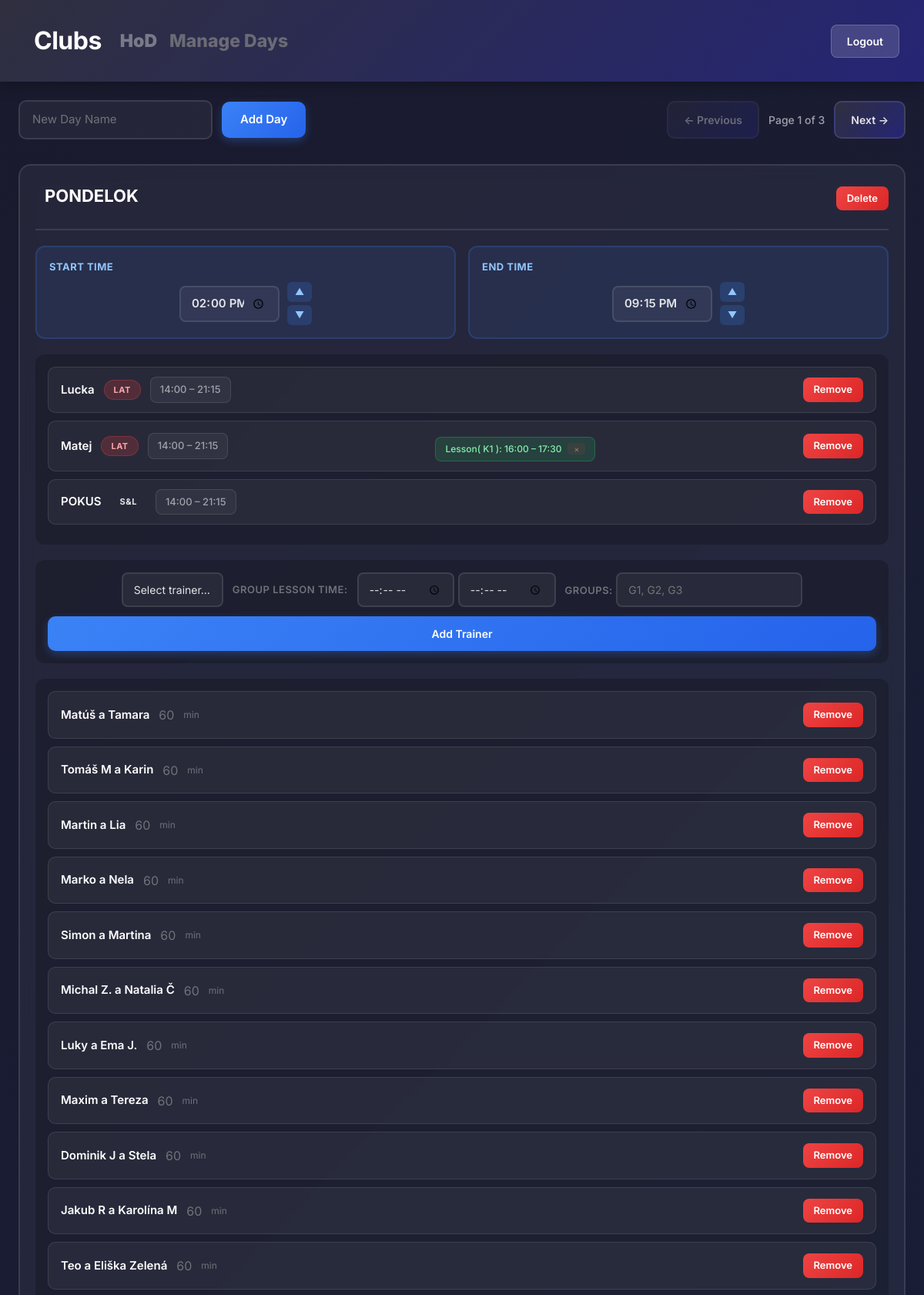
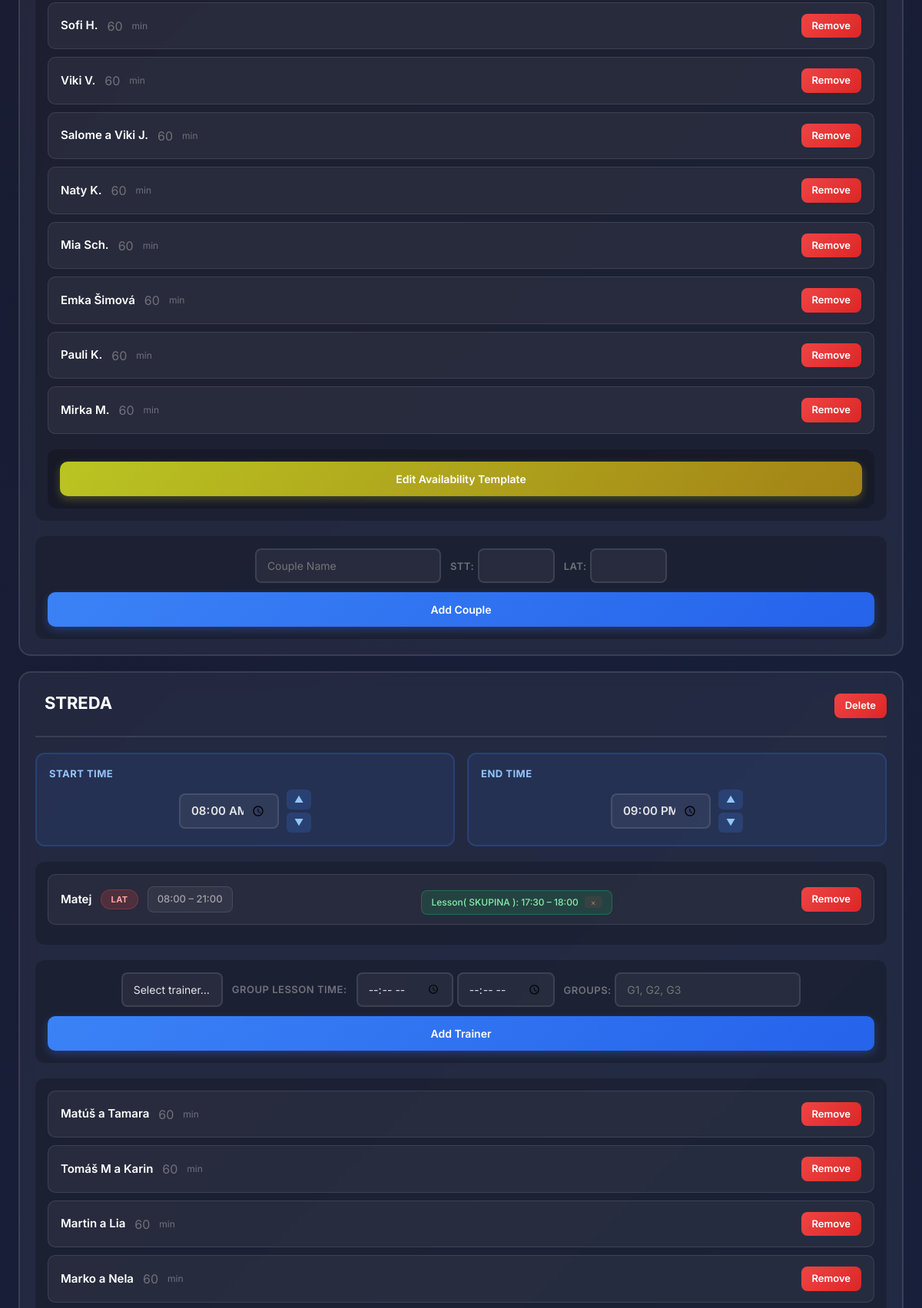
/club/16/manage_days/ (signed in, upper part), run on the app's committed database (2 pictures, top to bottom).
### TrainerClubs/models.py (models this page shows, shortened)
class Club(models.Model):
    club_owner = models.ForeignKey(User, on_delete=models.CASCADE, related_name='clubs')
    name = models.CharField(max_length=100)
    profile_picture = models.ImageField(upload_to='club_profiles/', blank=True, null=True)

### main/models.py (models this page shows, shortened)
class Day(models.Model):
    club = models.ForeignKey(Club, on_delete=models.CASCADE, related_name="day", blank=True, null=True)
    user = models.ForeignKey(User, on_delete=models.CASCADE, related_name='day')
    name = models.CharField(max_length=200)
    couples = models.ManyToManyField('Couple', related_name='days', blank=True)
    dancers = models.ManyToManyField('Dancer', related_name='days', blank=True)
    start_time = models.TimeField(default=time(8,0))
    end_time = models.TimeField(default=time(21,0))
    trainers = models.ManyToManyField('Trainer', related_name='day', blank=True)

class Trainer(models.Model):
    club = models.ForeignKey(Club, on_delete=models.CASCADE, related_name='trainer', null=True, blank=True)
    user = models.ForeignKey(User, on_delete=models.CASCADE, related_name='trainer', null=True, blank=True)
    uid = models.IntegerField(default=0)
    name = models.CharField(max_length = 200)
    group_lesson = models.ManyToManyField('GroupLesson', related_name='trainer', blank=True)
    start_time = models.TimeField()
    end_time = models.TimeField()
    focus = models.CharField(max_length=10, default="S&L")

class TrainerDayAvailability(models.Model):
    club = models.ForeignKey(Club, on_delete=models.CASCADE, related_name='trainer_availabilities', blank=True, null=True)
    user = models.ForeignKey(User, on_delete=models.CASCADE, related_name='trainer_availabilities')
    day = models.ForeignKey('Day', on_delete=models.CASCADE, related_name='trainer_availabilities')
    trainer = models.ForeignKey('Trainer', on_delete=models.CASCADE, related_name='day_availabilities')
    start_time = models.TimeField()
    end_time = models.TimeField()
    class Meta:
        unique_together = ('day', 'trainer')

class GroupLesson(models.Model):
    club = models.ForeignKey(Club, on_delete=models.CASCADE, related_name='group_lessons', blank=True, null=True)
    user = models.ForeignKey(User, on_delete=models.CASCADE, related_name='group_lessons')
    day = models.ForeignKey('Day', on_delete=models.CASCADE, related_name='group_lessons', null=True, blank=True)
    groups = models.ManyToManyField('Group', related_name='group_lessons', blank=True)
    time_interval_start = models.TimeField(default=time(0, 0))
    time_interval_end = models.TimeField(default=time(0, 0))

class Group(models.Model):
    club = models.ForeignKey(Club, on_delete=models.CASCADE, related_name='groups', null=True, blank=True)
    user = models.ForeignKey(User, on_delete=models.CASCADE, related_name='owned_groups')
    name = models.CharField(max_length=200)
    index = models.IntegerField(default=0)  # For sorting groups
    couples = []

class Couple(models.Model):
    user = models.ForeignKey(User, on_delete=models.CASCADE, related_name='couple')
    name = models.CharField(max_length=200)
    min_duration = models.IntegerField(default=60)
    uid = models.IntegerField(default=0)
    group = models.ForeignKey('Group', on_delete=models.CASCADE, related_name='couples', null=True, blank=True)
    dance_class_lat = models.CharField(max_length=100,)
    dance_class_stt = models.CharField(max_length=100,)

### main/views.py (the view)
# urls.py: path('club/<int:club_id>/manage_days/', views.manage_days, name='manage_days'),
@login_required
@login_required
def manage_days(request, club_id):
    all_days = request.user.day.all()
    groups = request.user.owned_groups.all()
    trainers = request.user.trainer.all()
    club = get_object_or_404(Club, id=club_id, club_owner=request.user)
    paginator = Paginator(all_days, 2)
    page_number = request.GET.get('page',1)
    page_obj = paginator.get_page(page_number)
    error_message = request.GET.get('error', None)
    success_message = request.GET.get('success', None)
    return render(request, 'manage_days.html', {
        'page_obj': page_obj,
        'days': page_obj.object_list,
        'groups': groups,
        'club': club,
        'trainers': trainers,
        'error_message': error_message,
        'success_message': success_message,
    })

### main/templates/manage_days.html (shortened to what this page needs)
<!DOCTYPE html>
{% load availability_tags %}
<html lang="en">
<head>
    <link href="https://cdn.jsdelivr.net/npm/bootstrap@5.3.0/dist/css/bootstrap.min.css" rel="stylesheet">
</head>
<body>
    <div class="header">
        <nav class="navbar navbar-expand-lg" style="background-color: none; margin: 0; padding: 0;">
            <div class="container-fluid" style="display: flex;">
                <a class="navbar-brand" href="/trainer/trainer_dashboard/"
                style="font-size: 32px; font-weight: 700; color: white; letter-spacing: -0.5px; text-decoration: none;">Clubs</a>
                <div class="collapse navbar-collapse" id="navbarSupportedContent">
                <ul class="navbar-nav me-auto mb-2 mb-lg-0" style="display: flex;">
                    <li class="nav-item">
                    <a class="nav-link" aria-current="page" href="/club/{{club.id}}/"
                    style="
                        color: #797988 !important;
                        font-size: 23px !important;
                        font-weight: 1000 !important;
                        background: none;
                    ">{{ club.name }}</a>
                    </li>
                    <li class="nav-item">
                    <a class="nav-link disabled" aria-current="page"
                    style="
                        color: #6b6b75 !important;
                        font-size: 23px !important;
                        font-weight: 800 !important;
                        background: none;
                    ">Manage Days</a>
                    </li>
                </ul>
                </div>
            </div>
        </nav>
        <a class="header-nav-btn" href="{% url 'logout' %}">Logout</a>
    </div>
    <div class="main-container">
        <div class="top-bar">
            <form method="POST" action="{% url 'add_day' club.id%}" class="add-day-form">
                <input type="text" name="day_name" placeholder="New Day Name" required>
                <button type="submit" class="btn-add">Add Day</button>
            </form>
            <div class="nav-buttons">
                <a id="prev-page"
                   class="nav-btn{% if not page_obj.has_previous %} disabled{% endif %}"
                   data-club-id="{{club.id}}"
                   {% if page_obj.has_previous %}
                   href="?page={{ page_obj.previous_page_number }}"
                   data-target-page="{{ page_obj.previous_page_number }}"
                   {% else %}
                   aria-disabled="true" style="pointer-events: none;"
                   {% endif %}>← Previous</a>
                <span>Page {{ page_obj.number }} of {{ page_obj.paginator.num_pages }}</span>
                <a id="next-page"
                   class="nav-btn{% if not page_obj.has_next %} disabled{% endif %}"
                   data-club-id="{{club.id}}"
                   {% if page_obj.has_next %}
                   href="?page={{ page_obj.next_page_number }}"
                   data-target-page="{{ page_obj.next_page_number }}"
                   {% else %}
                   aria-disabled="true" style="pointer-events: none;"
                   {% endif %}>Next →</a>
            </div>
        </div>
        <div class="slider-container">
            <div id="days-slider" class="days-slider">
                <div class="days-page" data-page="{{ page_obj.number }}">
                    {% include 'partials/days_groups_page.html' %}
                </div>
            </div>
        </div>
    </div>
</body>
</html>

### main/templates/partials/days_groups_page.html (shortened to what this page needs)
{% load availability_tags %}
{% for day in days %}
<div class="day-card" data-day-id="{{ day.id }}">
    <div class="day-header">
        <h3 contenteditable="true"
            data-day-id="{{ day.id }}"
            data-original="{{ day.name }}"
            class="editable-day-name"
            title="Click to edit; Enter to save">{{ day.name }}</h3>
        <form method="POST" action="{% url 'delete_day' day_id=day.id club_id=club.id%}" style="margin: 0;">
            <button type="submit" class="btn-delete" onclick="return confirm('Delete {{ day.name }}?')">Delete</button>
        </form>
    </div>
    <div class="time-window">
        <div class="time-block">
            <p class="time-title">Start Time</p>
            <div class="time-input-wrap">
                <input type="time" id="start-{{ day.id }}" name="start_time" data-day-id="{{ day.id }}" data-club-id="{{ club.id }}"
                       value="{{ day.start_time|time:'H:i' }}" step="900">
                <div class="time-buttons">
                    <button type="button" class="btn time-step" data-club-id="{{ club.id }}"
                            data-target="start-{{ day.id }}" data-delta="15">▲</button>
                    <button type="button" class="btn time-step" data-club-id="{{ club.id }}"
                            data-target="start-{{ day.id }}" data-delta="-15">▼</button>
                </div>
            </div>
        </div>
        <div class="time-block">
            <p class="time-title">End Time</p>
            <div class="time-input-wrap">
                <input type="time" id="end-{{ day.id }}" name="end_time" data-day-id="{{ day.id }}" data-club-id="{{ club.id }}"
                       value="{{ day.end_time|time:'H:i' }}" step="900">
                <div class="time-buttons">
                    <button type="button" class="btn time-step" data-club-id="{{ club.id }}"
                            data-target="end-{{ day.id }}" data-delta="15">▲</button>
                    <button type="button" class="btn time-step" data-club-id="{{ club.id }}"
                            data-target="end-{{ day.id }}" data-delta="-15">▼</button>
                </div>
            </div>
        </div>
    </div>
    <div class="trainer-list">
        {% for trainer in day.trainers.all %}
        <div class="trainer-card">
            <div class="trainer-meta">
                <span class="trainer-name editable-trainer" contenteditable="true"
                      data-trainer-id="{{ trainer.id }}"
                      data-original="{{ trainer.name }}">{{ trainer.name }}</span>
                {% if trainer.focus %}
                <span class="focus-badge focus-{{ trainer.focus|lower }} editable-trainer-focus"
                      contenteditable="true"
                      data-trainer-id="{{ trainer.id }}"
                      data-original="{{ trainer.focus }}">{{ trainer.focus }}</span>
                {% endif %}
                <span class="time-chip">
                    <span class="editable-start-time" contenteditable="true"
                          data-trainer-id="{{ trainer.id }}"
                          data-day-id="{{ day.id }}"
                          data-club-id="{{club.id}}"
                          data-original="{{ day|trainer_start_for_day:trainer|time:'H:i' }}">
                        {{ day|trainer_start_for_day:trainer|time:'H:i' }}
                    </span>
                    –
                    <span class="editable-end-time" contenteditable="true"
                          data-trainer-id="{{ trainer.id }}"
                          data-day-id="{{ day.id }}"
                          data-club-id="{{club.id}}"
                          data-original="{{ day|trainer_end_for_day:trainer|time:'H:i' }}">
                        {{ day|trainer_end_for_day:trainer|time:'H:i' }}
                    </span>
                </span>
            </div>
            {% if trainer.group_lesson.all %}
            <div style="display:flex; flex-wrap:wrap; gap:6px; margin-top:8px;">
                {% for lesson in trainer.group_lesson.all %}
                {% if lesson.day and lesson.day.id == day.id %}
                <form method="POST" action="{% url 'delete_group_lesson' group_lesson_id=lesson.id club_id=club.id %}">
                    <span class="lesson-chip">
                        Lesson(
                            {% for x in lesson.groups.all%}
                            {{ x.name }}
                            {% endfor %}
                        ): {{ lesson.time_interval_start|time:'H:i' }} – {{ lesson.time_interval_end|time:'H:i' }}
                        <button class="btn-close" type="submit">×</button>
                    </span>
                </form>
                {% endif %}
                {% endfor %}
            </div>
            {% endif %}
            <form method="POST" action="{% url 'delete_trainer_from_day' trainer_id=trainer.id club_id=club.id%}" style="margin: 0;">
                <button type="submit" class="btn-delete">Remove</button>
            </form>
        </div>
        {% empty %}
        <p style="color: #71717a; text-align: center; padding: 12px;">No trainers assigned</p>
        {% endfor %}
    </div>
    <form method="POST" action="{% url 'add_trainer_to_day' club.id%}">
        <div class="assign-row">
            <div class="assign-fields">
                <select class="form-select" name="trainer_id" style="max-width: fit-content;" required>
                    <option value="" selected disabled>Select trainer…</option>
                </select>
                    <span class="small-label">Group Lesson Time:</span>
                    <div>
                        <input type="time" name="start_time" placeholder="--:--" step="900"/>
                        <input type="time" name="end_time" placeholder="--:--" step="900"/>
                    </div>
                <div>
                    <span class="small-label">Groups:</span>
                    <input type="text" name="groups" placeholder="G1, G2, G3"/>
                </div>
            </div>
            <button type="submit">Add Trainer</button>
        </div>
    </form>
    {% if day.couples.all %}
    <div class="couple-list">
        {% for couple in day.couples.all %}
        <div class="couple-item" draggable="true"
             data-couple-id="{{ couple.id }}" data-day-id="{{ day.id }}">
            <div>
                <span class="editable-couple" contenteditable="true"
                      data-couple-id="{{ couple.id }}"
                      data-original="{{ couple.name }}">{{ couple.name }}</span>
                <span class="editable-time-duration" contenteditable="true"
                      data-couple-id="{{ couple.id }}"
                      data-original="{{ couple.min_duration }}"
                      style="color: #71717a;">{{ couple.min_duration }}</span>
                <span style="color: #71717a; font-size: 12px;">min</span>
            </div>
            <form method="POST" action="{% url 'remove_couple_from_day' couple_id=couple.id club_id=club.id %}" style="margin: 0;">
                <button type="submit" class="btn-delete">Remove</button>
            </form>
        </div>
        {% endfor %}
        <div class="assign-row">
            <form method="GET" action="{% url 'sheet' club.id%}">
                <button type="submit" class="btn-success"
                style="background: linear-gradient(135deg, #bac522 0%, #a38216 100%); box-shadow: 0 4px 12px rgba(197, 194, 34, 0.3); margin-top: 0px !important;">Edit Availability Template</button>
            </form>
        </div>
    </div>
    {% else %}
    <div class="couple-list">
        <p style="color: #71717a; text-align: center; padding: 12px;">No Couples Added</p>
    </div>
    {% endif %}
    <form method="POST" action="{% url 'add_couple' club.id%}" class="add-to-day-form">
        <div class="assign-row">
            <div class="assign-fields">
                <input type="text" name="couple_name" placeholder="Couple Name" required>
                <div>
                    <label class="small-label">STT:</label>
                    <input type="text" name="dance_class_stt" style="max-width: 100px;">
                </div>
                <div>
                    <label class="small-label">LAT:</label>
                    <input type="text" name="dance_class_lat" style="max-width: 100px;">
                </div>
            </div>
            <button type="submit">Add Couple</button>
        </div>
    </form>
</div>
{% endfor %}

### data on the page
Club: name "HoD"
Day: name "PONDELOK", start_time "14:00", end_time "21:15", id.start_time "14:00", id.end_time "21:15"
Trainer: name "Lucka", focus "LAT"
Trainer: name "Matej", focus "LAT"
GroupLesson: time_interval_start "16:00", time_interval_end "17:30"
Group: name "K1"
Trainer: name "POKUS", focus "S&L"
Couple: name "Matúš a Tamara", min_duration "60"
Couple: name "Tomáš M a Karin", min_duration "60"
Couple: name "Martin a Lia", min_duration "60"
Couple: name "Marko a Nela", min_duration "60"
Couple: name "Simon a Martina", min_duration "60"
Couple: name "Michal Z. a Natalia Č", min_duration "60"
Couple: name "Luky a Ema J.", min_duration "60"
Couple: name "Maxim a Tereza", min_duration "60"
Couple: name "Dominik J a Stela", min_duration "60"
Couple: name "Jakub R a Karolína M", min_duration "60"
Couple: name "Teo a Eliška Zelená", min_duration "60"
Couple: name "Sofi H.", min_duration "60"
Couple: name "Viki V.", min_duration "60"
Couple: name "Salome a Viki J.", min_duration "60"
Couple: name "Naty K.", min_duration "60"
Couple: name "Mia Sch.", min_duration "60"
Couple: name "Emka Šimová", min_duration "60"
Couple: name "Pauli K.", min_duration "60"
Couple: name "Mirka M.", min_duration "60"
Day: name "STREDA", start_time "08:00", end_time "21:00", id.start_time "08:00", id.end_time "21:00"
GroupLesson: time_interval_start "17:30", time_interval_end "18:00"
Group: name "SKUPINA"

### other printed values
{{ page_obj.number }} "1"
{{ page_obj.paginator.num_pages }} "3"
